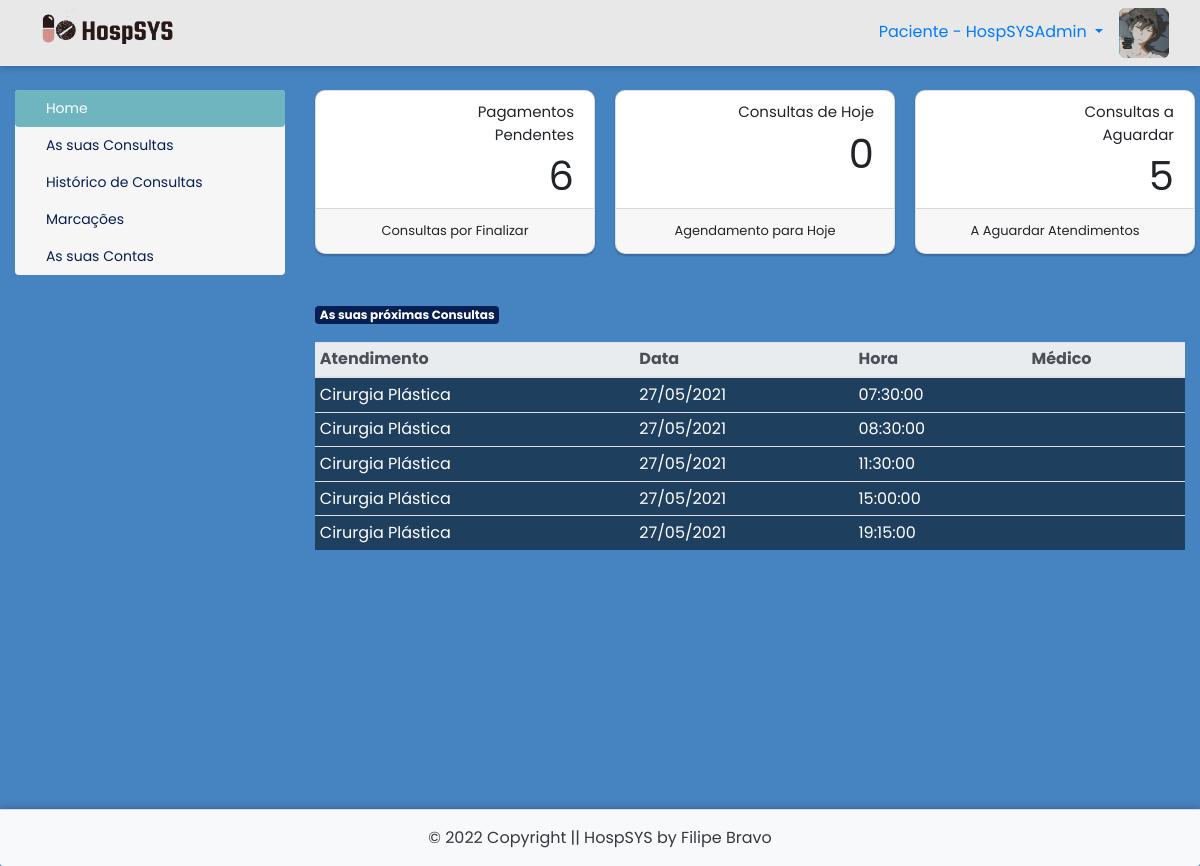
Page /painel-paciente/index.php (signed in) on the committed database.
### tables this page shows
CREATE TABLE `utilizadores` (
  `id` int(11) NOT NULL AUTO_INCREMENT,
  `nome` varchar(30) NOT NULL,
  `email` varchar(40) NOT NULL,
  `nif` varchar(20) NOT NULL,
  `cc` varchar(20) NOT NULL,
  `telefone` varchar(20) NOT NULL,
  `data_nascimento` date NOT NULL,
  `data_entrada` date DEFAULT NULL,
  `cedula` varchar(20) DEFAULT NULL,
  `especialidade` int(11) DEFAULT NULL,
  `consultorio` varchar(40) DEFAULT NULL,
  `password` varchar(200) NOT NULL,
  `nivel` varchar(25) NOT NULL,
  `foto` varchar(150) DEFAULT NULL,
  `code` int(50) NOT NULL,
  `status` varchar(30) NOT NULL,
  `estado_conta` varchar(15) NOT NULL,
  PRIMARY KEY (`id`),
  KEY `especialidade` (`especialidade`),
  CONSTRAINT `utilizadores_ibfk_1` FOREIGN KEY (`especialidade`) REFERENCES `especialidades` (`id`) ON DELETE CASCADE
);

CREATE TABLE `consultas` (
  `id` int(11) NOT NULL AUTO_INCREMENT,
  `data` date NOT NULL,
  `hora` time NOT NULL,
  `paciente` int(11) DEFAULT NULL,
  `tipo_atendimento` int(11) DEFAULT NULL,
  `medico` int(11) DEFAULT NULL,
  `valor` decimal(10,2) NOT NULL,
  `estado_pagamento` varchar(15) DEFAULT NULL,
  `status` varchar(30) DEFAULT NULL,
  `atestado` int(11) DEFAULT NULL,
  `prescricao` varchar(15) DEFAULT NULL,
  `receita` varchar(10) DEFAULT NULL,
  PRIMARY KEY (`id`),
  KEY `medico` (`medico`),
  KEY `paciente` (`paciente`),
  KEY `tipo_atendimento` (`tipo_atendimento`),
  CONSTRAINT `consultas_ibfk_1` FOREIGN KEY (`medico`) REFERENCES `utilizadores` (`id`) ON DELETE CASCADE,
  CONSTRAINT `consultas_ibfk_2` FOREIGN KEY (`paciente`) REFERENCES `pacientes` (`id`) ON DELETE CASCADE,
  CONSTRAINT `consultas_ibfk_3` FOREIGN KEY (`tipo_atendimento`) REFERENCES `atendimentos` (`id`) ON DELETE CASCADE
);

CREATE TABLE `atendimentos` (
  `id` int(11) NOT NULL AUTO_INCREMENT,
  `descricao` varchar(60) NOT NULL,
  `valor` decimal(10,2) NOT NULL,
  PRIMARY KEY (`id`)
);

### painel-paciente/home.php (the view, shortened to what this page needs)
<?php
$resultado_pend = $pdo->query("SELECT * from consultas where estado_pagamento != 'Sim' and paciente = $id_utilizador");
$dados_pend = $resultado_pend->fetchAll(PDO::FETCH_ASSOC);
$valor_pend = count($dados_pend);
$resultado_hoje = $pdo->query("SELECT * from consultas where data = curDate() and estado_pagamento = 'Sim' and paciente = $id_utilizador");
$dados_hoje = $resultado_hoje->fetchAll(PDO::FETCH_ASSOC);
$valor_hoje = count($dados_hoje);
$resultado_aguar = $pdo->query("SELECT * from consultas where status = 'a Aguardar' and paciente = $id_utilizador");
$dados_aguar = $resultado_aguar->fetchAll(PDO::FETCH_ASSOC);
$valor_aguar = count($dados_aguar);
 ?>
<div class="area_cards">
	<div class="row">
		<div class="col-sm-12 col-lg-4 col-md-6 col-sm-6 mb-4">
			<div class="card card-stats">
				<div class="card-body ">
					<div class="row">
						<div class="col-5 col-md-4">
							<div class="icone-card text-center text-warning">
							<i class="far fa-money-bill-alt"></i>
							</div>
						</div>
						<div class="col-7 col-md-8">
							<div class="number">
								<p class="titulo-card">Pagamentos Pendentes</p>
								<p class="subtitulo-card"><?php echo $valor_pend; ?></p>
							</div>
						</div>
					</div>
				</div>
					<div class="card-footer rodape-card">
						Consultas por Finalizar
					</div>
			</div>
		</div>
		<div class="col-lg-4 col-md-6 col-sm-6 mb-4">
			<div class="card card-stats">
				<div class="card-body ">
					<div class="row">
						<div class="col-5 col-md-4">
							<div class="icone-card text-center text-success">
								<i class="far fa-calendar-alt"></i>
							</div>
						</div>
						<div class="col-7 col-md-8">
							<div class="number">
								<p class="titulo-card">Consultas de Hoje</p>
								<p class="subtitulo-card"><?php echo $valor_hoje; ?></p>
							</div>
						</div>
					</div>
				</div>
					<div class="card-footer rodape-card">
						Agendamento para Hoje
					</div>
			</div>
		</div>
		<div class="col-lg-4 col-md-6 col-sm-6 mb-4">
			<div class="card card-stats">
				<div class="card-body ">
					<div class="row">
						<div class="col-5 col-md-4">
							<div class="icone-card text-center  text-danger">
								<i class="far fa-calendar-alt"></i>
							</div>
						</div>
						<div class="col-7 col-md-8">
							<div class="number">
								<p class="titulo-card">Consultas a Aguardar</p>
								<p class="subtitulo-card"><?php echo $valor_aguar; ?></p>
							</div>
						</div>
					</div>
				</div>
					<div class="card-footer rodape-card">
						A Aguardar Atendimentos
					</div>
			</div>
		</div>
	</div>
</div>
<div class="mt-4">
<span class="badge bg-light">As suas próximas Consultas</span>
	<?php
echo '
<table class="table table-sm mt-3">
  <thead class="thead-light">
    <tr>
	<th scope="col">Atendimento</th>
	<th scope="col">Data</th>
	<th scope="col">Hora</th>
	<th scope="col">Médico</th>
    </tr>
  </thead>
  <tbody>';
  $res = $pdo->query("SELECT * from consultas where status = 'a Aguardar' and paciente = $id_utilizador order by hora asc LIMIT 6");
  $dados = $res->fetchAll(PDO::FETCH_ASSOC);
  for ($i=0; $i < count($dados); $i++) {
	  $data = $dados[$i]['data'];
	  $data2 = implode('/', array_reverse(explode('-', $data)));
	  $hora = $dados[$i]['hora'];
	  $tipo_atendimento = $dados[$i]['tipo_atendimento'];
  $res_atend = $pdo->query("SELECT * from atendimentos where id = '$tipo_atendimento'");
  $dados_atend = $res_atend->fetchAll(PDO::FETCH_ASSOC);
  $linhas = count($dados_atend);
  if($linhas > 0)
  {
    $descricao_atend = $dados_atend[0]['descricao'];
  }
echo '
    <tr>
	<td>'.@$descricao_atend.'</td>
	<td>'.$data2.'</td>
	<td>'.$hora.'</td>
	<td>'.@$nome_medico.'</td>
    </tr>';
  }
echo  '
  </tbody>
</table> ';
?>
</div>

### painel-paciente/index.php (shortened to what this page needs)
<?php
require_once("../conexao.php");
$id_utilizador = $_SESSION['id_utilizador'];
 $resultado_nif = $pdo->query("SELECT * from utilizadores where id = '$id_utilizador'");
 $dados_nif = $resultado_nif->fetchAll(PDO::FETCH_ASSOC);
 @$nif_paciente = $dados_nif[0]['nif'];
$resultado_foto = $pdo->query("SELECT * from utilizadores where id = $id_utilizador");
$dados_foto = $resultado_foto->fetchAll(PDO::FETCH_ASSOC);
$foto = $dados_foto[0]['foto'];
$resultado_nome = $pdo->query("SELECT * from utilizadores where id = $id_utilizador");
$dados_nome = $resultado_nome->fetchAll(PDO::FETCH_ASSOC);
$nome_utilizador = $dados_nome[0]['nome'];
$item1 = 'home';
$item2 = 'consultas';
$item3 = 'historico';
$item4 = 'marcacoes';
$item5 = 'editar-perfil';
$item6 = 'contaspagar';
if(@$_GET['acao'] == $item1){
	$item1ativo = 'active';
}elseif (@$_GET['acao'] == $item2) {
	$item2ativo = 'active';
}elseif (@$_GET['acao'] == $item3) {
	$item3ativo = 'active';
}elseif (@$_GET['acao'] == $item4) {
	$item4ativo = 'active';
}elseif (@$_GET['acao'] == $item6) {
	$item6ativo = 'active';
}else{
	$item1ativo = 'active';
}
?>
<!DOCTYPE html>
<html lang="pt-pt">
<head>
	<link rel="stylesheet" href="https://stackpath.bootstrapcdn.com/bootstrap/4.4.1/css/bootstrap.min.css">
	<link rel="stylesheet" href="../CSS/painel.css">
	<link rel="stylesheet" href="../CSS/footer.css">
	<link rel="stylesheet" href="../CSS/style1.css">
 	<link rel="stylesheet" href="https://cdnjs.cloudflare.com/ajax/libs/font-awesome/5.15.2/css/all.min.css"/>
	<link rel="stylesheet" href="https://cdnjs.cloudflare.com/ajax/libs/font-awesome/5.11.2/css/all.css">
</head>
<body>
<div style="box-shadow:0px 0px 8px rgba(0, 0, 0, 0.3);">
	<nav class="navbar navbar-light bg-light">
		<div class="col-md-12">
			<img class="float-left" src="../img/logohorizontal.png">
			<div class="float-right">
				<?php echo'<img style="height: 50px; width: 50px; border-radius: 6px;" src="../img/fotos-perfil/'.$foto.'">';?>
			</div>
			<li class="float-right nav-item dropdown">
				<a class="float-right nav-link dropdown-toggle mt-1" href="#" id="navbarDropdown" role="button" data-toggle="dropdown" aria-haspopup="true" aria-expanded="false">
					Paciente - <?php echo $nome_utilizador; ?>
				</a>
			</li>
			</div>
	</div>
<div class="main-container">
	<div class="container-fluid mt-4">
		<div class="row">
			<div class="col-md-3 col-sm-12 mb-4">
				<div class="nav flex-column nav-pills" id="v-pills-tab" role="tablist" aria-orientation="vertical">
					<a class="nav-link <?php echo $item1ativo ?>" id="v-pills-home-tab" href="index.php?acao=<?php echo $item1 ?>" role="tab" aria-controls="v-pills-home" aria-selected="true"><i class="fas fa-home mr-1"></i>Home</a>
					<a class="nav-link <?php echo $item2ativo ?>" id="link-medicos" href="index.php?acao=<?php echo $item2 ?>" role="tab" aria-controls="v-pills-profile" aria-selected="false"><i class="fas fa-calendar-check mr-1"></i>As suas Consultas</a>
					<a class="nav-link <?php echo $item3ativo ?>" id="v-pills-messages-tab" href="index.php?acao=<?php echo $item3 ?>" role="tab" aria-controls="v-pills-messages" aria-selected="false"><i class="fas fa-history mr-1"></i>Histórico de Consultas</a>
					<a class="nav-link <?php echo $item4ativo ?>" id="v-pills-messages-tab" href="index.php?acao=<?php echo $item4 ?>&funcao=marcacoes&id=<?php echo $id_utilizador ?>&nif=<?php echo $nif_paciente ?>" role="tab" aria-controls="v-pills-messages" aria-selected="false"><i class="fas fa-calendar mr-1"></i>Marcações</a>
					<a class="nav-link <?php echo $item6ativo ?>" id="v-pills-messages-tab" href="index.php?acao=<?php echo $item6 ?>" role="tab" aria-controls="v-pills-messages" aria-selected="false"><i class="fas fa-money-bill mr-1"></i>As suas Contas</a>
				</div>
			</div>
			<div class="col-md-9 col-sm-12">
				<div class="tab-content" id="v-pills-tabContent">
					<div class="tab-pane fade show active" role="tabpanel">
						<?php if(@$_GET['acao'] == $item1){
							include_once($item1.".php");
						}elseif (@$_GET['acao'] == $item2) {
							include_once($item2.".php");
						}elseif (@$_GET['acao'] == $item3) {
							include_once($item3.".php");
						}elseif (@$_GET['acao'] == $item4) {
							include_once($item4.".php");
						}elseif (@$_GET['acao'] == $item5) {
							include_once($item5.".php");
						}elseif (@$_GET['acao'] == $item6) {
							include_once($item6.".php");
						}else{
							include_once($item1.".php");
						}
						?>
					</div>
				</div>
			</div>
		</div>
	</div>
	<?php if (@$_GET['acao'] != 'chat1') { include('../footers/footer.php'); } ?>
</div>
</body>
</html>

### footers/footer.php (shortened to what this page needs)
<footer>
  <div class="footer text-center py-3 text-dark card-footer bg-light" style="background-color: white; box-shadow:0px 0px 8px rgba(0, 0, 0, 0.3);">
  	© <?php echo date("Y"); ?> Copyright || HospSYS by Filipe Bravo
  </div>
</footer>

### CSS/painel.css (style rules this page uses)
body { background-color:#4683c1; }
.navbar { background-color:#e8e8e8 !important; }
.navbar img { width:150px; }
.navbar li { list-style:none; }
.nav { background-color:#f6f6f6 !important; border-radius:4px !important; }
.nav a { color:#071e51; font-size:14px; }
.nav .active { background-color:#6fb5bf !important; }
.card { width:280px; margin:0 auto; border-radius:10px; box-shadow:0px 2px 2px rgba(0, 0, 0, 0.2); }
.card-body { padding-bottom:2px !important; padding-top:10px !important; }
.card p { margin:0; padding:0; }
.icone-card { font-size:70px; }
.titulo-card { font-size:15px; text-align:right; }
.subtitulo-card { font-size:40px; text-align:right; }
.rodape-card { font-size:13px; text-align:center; }
.badge { background-color:#071e51 !important; color:#fff; }
td { color:#FFF; background-color:#1f3f5e; }

### CSS/footer.css (style rules this page uses)
* { box-sizing: border-box; }
*:before, *:after { box-sizing: border-box; }
html, body { height: 100%; position: relative; }
.main-container { min-height: 100vh; overflow: hidden; display: block; position: relative; padding-bottom: 100px; }
footer { position: absolute; bottom: 0; width: 100%; }

### CSS/style1.css (style rules this page uses)
* { margin: 0; padding: 0; box-sizing: border-box; text-decoration: none; font-family: 'Poppins', sans-serif; }

### rows in the picture
utilizadores: foto (picture), nome "HospSYSAdmin"
consultas: tipo_atendimento.descricao "Cirurgia Plástica", data "27/05/2021", hora "07:30:00"
consultas: tipo_atendimento.descricao "Cirurgia Plástica", data "27/05/2021", hora "08:30:00"
consultas: tipo_atendimento.descricao "Cirurgia Plástica", data "27/05/2021", hora "11:30:00"
consultas: tipo_atendimento.descricao "Cirurgia Plástica", data "27/05/2021", hora "15:00:00"
consultas: tipo_atendimento.descricao "Cirurgia Plástica", data "27/05/2021", hora "19:15:00"

### other values in the picture
$valor_pend "6"
$valor_hoje "0"
$valor_aguar "5"
